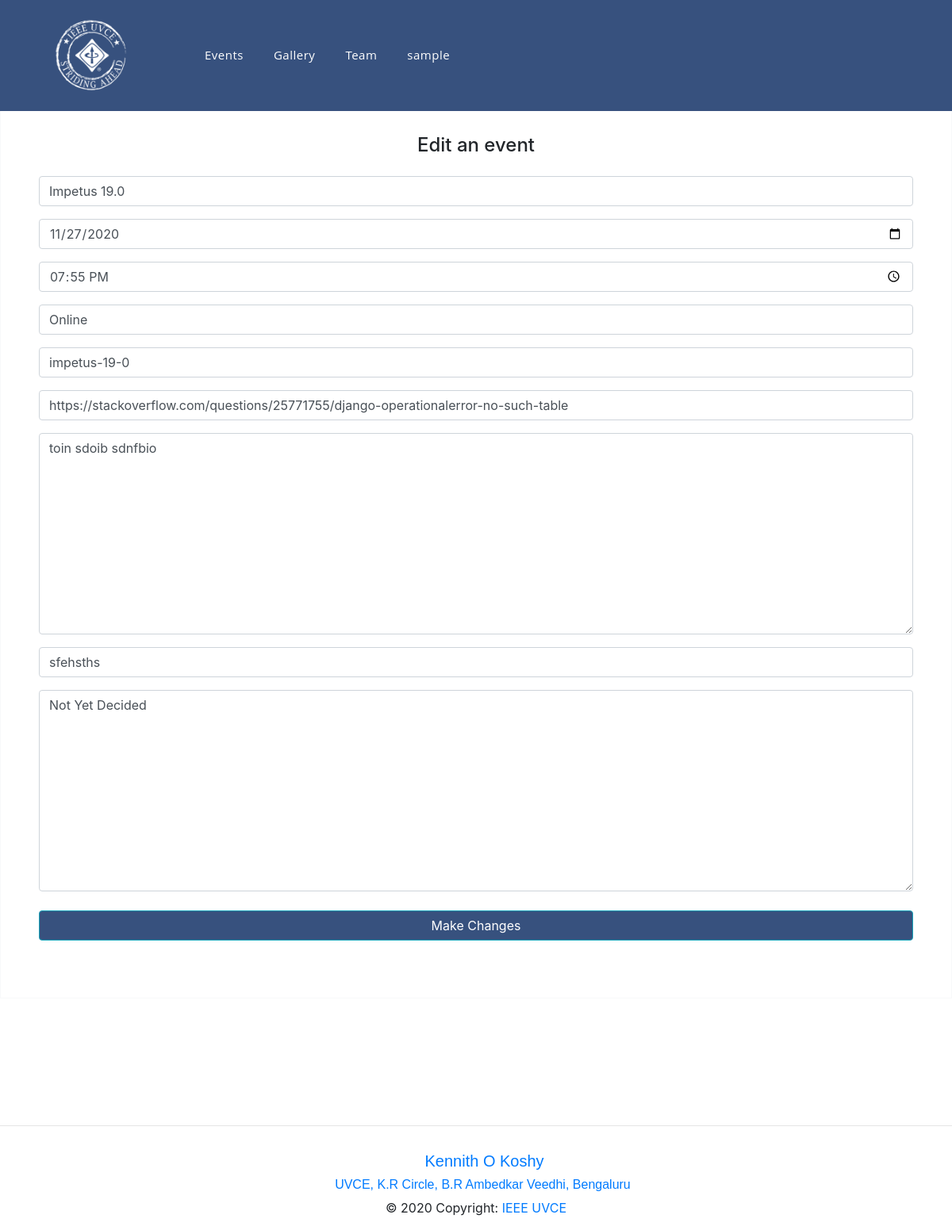
Before: /events/impetus-19-0/edit (signed in) with the older database file.
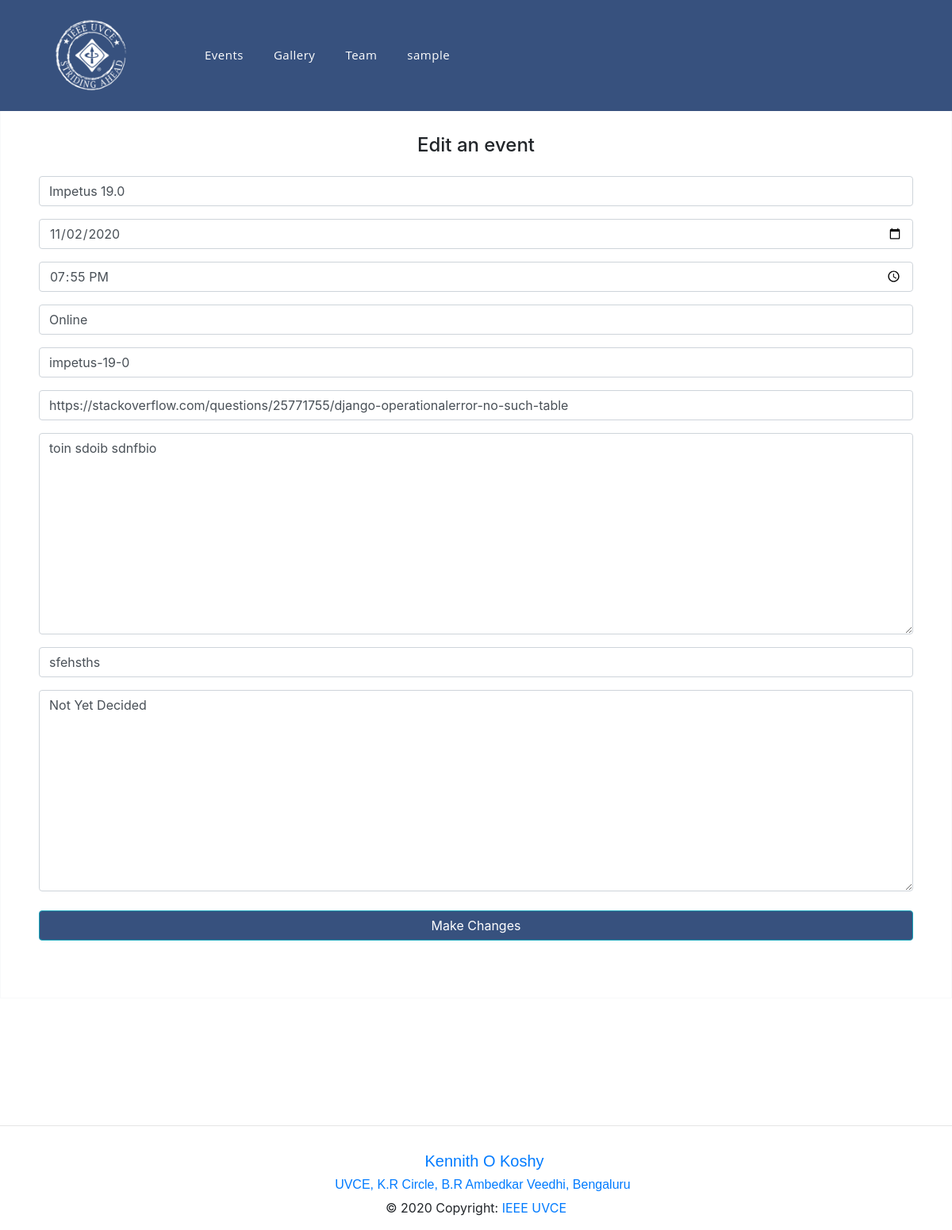
After: the same page with the newer database file.
### events/models.py (models this page shows, shortened)
class Event(models.Model):
    event_name = models.CharField(max_length=100)
    slug = models.SlugField()
    date = models.DateField()
    time = models.TimeField()
    location = models.CharField(max_length=100)
    reg = models.URLField()
    description = models.TextField(max_length=1000, blank=True)
    created = models.DateTimeField(auto_now_add=True)
    orgzer = models.CharField(max_length=40)
    winners = models.TextField(blank=True, default='Not Yet Decided')
    author = models.ForeignKey(User, default=None, on_delete=models.CASCADE)
    is_approved = models.BooleanField(default=False, blank=True)
    approved_by = models.CharField(
        max_length=40,  null=True, blank=True, default=" ")
    class Meta:
        verbose_name = "Event"
        verbose_name_plural = "Events"

### events/views.py (the view)
# urls.py: path('<slug>/edit', views.edit_view, name='edit'),
@login_required(login_url="/accounts/login/")
def edit_view(request, slug):
    context = {}
    if request.user.is_sig_head:
        event = get_object_or_404(Event, slug=slug)
        if request.POST:
            form = UpdateBlogPostForm(
                request.POST or None, request.FILES or None, instance=event)
            if form.is_valid():
                obj = form.save(commit=False)
                obj.save()
                context['success_message'] = 'Updated '
                event = obj
                return redirect('articles:dashboard')
        else:
            form = UpdateBlogPostForm(
                initial={
                    "event_name": event.event_name,
                    'date': event.date,
                    'reg': event.reg,
                    'time': event.time,
                    'location': event.location,
                    'orgzer': event.orgzer,
                    'winners': event.winners,
                    'description': event.description,
                    'slug': event.slug,
                }
            )
        return render(request, 'events/edit.html', {'form': form})
    else:
        return redirect('articles:s_dashboard')

### events/templates/events/edit.html (shortened to what this page needs)
{% extends 'base.html' %} {% block content %}
<form
  class="text-center border border-light p-5"
  method="POST"
  enctype="multipart/form-data"
>
  <p class="h4 mb-4">Edit an event</p>
  {% csrf_token %} {% for field in form %}
  <p>
    {{field}}
  </p>
  {% endfor %}
  <button
    class="btn btn-info btn-block my-4"
    style="background-color: #37517e"
    type="submit"
  >
    Make Changes
  </button>
</form>
{% endblock %}

Changed rows visible on the page:
changed Event "Impetus 19.0": date "11/27/2020" → "11/02/2020"
